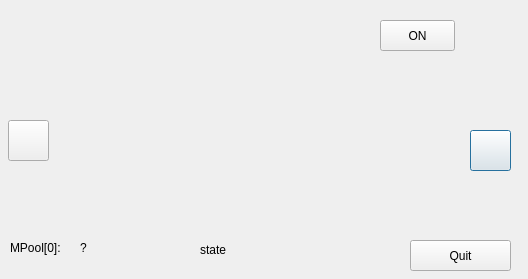
<?xml version="1.0" encoding="UTF-8"?>
<ui version="4.0">
 <class>Gui</class>
 <widget class="QDialog" name="Gui">
  <property name="geometry">
   <rect>
    <x>0</x>
    <y>0</y>
    <width>528</width>
    <height>279</height>
   </rect>
  </property>
  <property name="sizePolicy">
   <sizepolicy hsizetype="Fixed" vsizetype="Fixed">
    <horstretch>0</horstretch>
    <verstretch>0</verstretch>
   </sizepolicy>
  </property>
  <property name="windowTitle">
   <string>Dialog</string>
  </property>
  <property name="windowIcon">
   <iconset>
    <normaloff>res/qp.ico</normaloff>res/qp.ico</iconset>
  </property>
  <widget class="QPushButton" name="m_pedsButton1">
   <property name="geometry">
    <rect>
     <x>470</x>
     <y>130</y>
     <width>41</width>
     <height>41</height>
    </rect>
   </property>
   <property name="cursor">
    <cursorShape>PointingHandCursor</cursorShape>
   </property>
   <property name="autoFillBackground">
    <bool>false</bool>
   </property>
   <property name="text">
    <string/>
   </property>
   <property name="icon">
    <iconset resource="gui.qrc">
     <normaloff>:/res/BTN_UP.png</normaloff>:/res/BTN_UP.png</iconset>
   </property>
   <property name="iconSize">
    <size>
     <width>43</width>
     <height>45</height>
    </size>
   </property>
  </widget>
  <widget class="QPushButton" name="m_quitButton">
   <property name="geometry">
    <rect>
     <x>410</x>
     <y>240</y>
     <width>101</width>
     <height>31</height>
    </rect>
   </property>
   <property name="text">
    <string>Quit</string>
   </property>
  </widget>
  <widget class="QLabel" name="label">
   <property name="geometry">
    <rect>
     <x>10</x>
     <y>240</y>
     <width>71</width>
     <height>16</height>
    </rect>
   </property>
   <property name="text">
    <string>MPool[0]:</string>
   </property>
  </widget>
  <widget class="QLabel" name="m_epoolLabel">
   <property name="geometry">
    <rect>
     <x>80</x>
     <y>240</y>
     <width>51</width>
     <height>16</height>
    </rect>
   </property>
   <property name="text">
    <string>?</string>
   </property>
  </widget>
  <widget class="QLabel" name="m_crossing">
   <property name="geometry">
    <rect>
     <x>10</x>
     <y>10</y>
     <width>498</width>
     <height>220</height>
    </rect>
   </property>
   <property name="text">
    <string/>
   </property>
   <property name="pixmap">
    <pixmap resource="gui.qrc">:/res/crossing.png</pixmap>
   </property>
  </widget>
  <widget class="QLabel" name="m_carsLabel">
   <property name="geometry">
    <rect>
     <x>470</x>
     <y>20</y>
     <width>32</width>
     <height>80</height>
    </rect>
   </property>
   <property name="text">
    <string/>
   </property>
   <property name="pixmap">
    <pixmap resource="gui.qrc">:/res/cars_red.png</pixmap>
   </property>
  </widget>
  <widget class="QLabel" name="m_pedsLabel">
   <property name="geometry">
    <rect>
     <x>20</x>
     <y>50</y>
     <width>32</width>
     <height>32</height>
    </rect>
   </property>
   <property name="text">
    <string/>
   </property>
   <property name="pixmap">
    <pixmap resource="gui.qrc">:/res/peds_blank.png</pixmap>
   </property>
  </widget>
  <widget class="QPushButton" name="m_onOffButton">
   <property name="geometry">
    <rect>
     <x>380</x>
     <y>20</y>
     <width>75</width>
     <height>31</height>
    </rect>
   </property>
   <property name="text">
    <string>ON</string>
   </property>
  </widget>
  <widget class="QLabel" name="m_stateLabel">
   <property name="geometry">
    <rect>
     <x>200</x>
     <y>240</y>
     <width>151</width>
     <height>20</height>
    </rect>
   </property>
   <property name="text">
    <string>state</string>
   </property>
  </widget>
  <widget class="QPushButton" name="m_pedsButton2">
   <property name="geometry">
    <rect>
     <x>8</x>
     <y>120</y>
     <width>41</width>
     <height>41</height>
    </rect>
   </property>
   <property name="cursor">
    <cursorShape>PointingHandCursor</cursorShape>
   </property>
   <property name="autoFillBackground">
    <bool>false</bool>
   </property>
   <property name="text">
    <string/>
   </property>
   <property name="icon">
    <iconset resource="gui.qrc">
     <normaloff>:/res/BTN_UP.png</normaloff>:/res/BTN_UP.png</iconset>
   </property>
   <property name="iconSize">
    <size>
     <width>43</width>
     <height>45</height>
    </size>
   </property>
  </widget>
  <zorder>m_crossing</zorder>
  <zorder>m_pedsButton1</zorder>
  <zorder>m_quitButton</zorder>
  <zorder>label</zorder>
  <zorder>m_epoolLabel</zorder>
  <zorder>m_carsLabel</zorder>
  <zorder>m_pedsLabel</zorder>
  <zorder>m_onOffButton</zorder>
  <zorder>m_stateLabel</zorder>
  <zorder>m_pedsButton2</zorder>
 </widget>
 <tabstops>
  <tabstop>m_pedsButton1</tabstop>
  <tabstop>m_quitButton</tabstop>
 </tabstops>
 <resources>
  <include location="gui.qrc"/>
 </resources>
 <connections>
  <connection>
   <sender>m_quitButton</sender>
   <signal>clicked()</signal>
   <receiver>Gui</receiver>
   <slot>onQuit()</slot>
   <hints>
    <hint type="sourcelabel">
     <x>435</x>
     <y>241</y>
    </hint>
    <hint type="destinationlabel">
     <x>193</x>
     <y>268</y>
    </hint>
   </hints>
  </connection>
  <connection>
   <sender>m_pedsButton1</sender>
   <signal>pressed()</signal>
   <receiver>Gui</receiver>
   <slot>onPedsPressed()</slot>
   <hints>
    <hint type="sourcelabel">
     <x>509</x>
     <y>143</y>
    </hint>
    <hint type="destinationlabel">
     <x>180</x>
     <y>212</y>
    </hint>
   </hints>
  </connection>
  <connection>
   <sender>Gui</sender>
   <signal>finished(int)</signal>
   <receiver>Gui</receiver>
   <slot>onQuit()</slot>
   <hints>
    <hint type="sourcelabel">
     <x>315</x>
     <y>27</y>
    </hint>
    <hint type="destinationlabel">
     <x>278</x>
     <y>36</y>
    </hint>
   </hints>
  </connection>
  <connection>
   <sender>m_onOffButton</sender>
   <signal>pressed()</signal>
   <receiver>Gui</receiver>
   <slot>onOnPressed()</slot>
   <hints>
    <hint type="sourcelabel">
     <x>402</x>
     <y>42</y>
    </hint>
    <hint type="destinationlabel">
     <x>332</x>
     <y>269</y>
    </hint>
   </hints>
  </connection>
  <connection>
   <sender>m_onOffButton</sender>
   <signal>released()</signal>
   <receiver>Gui</receiver>
   <slot>onOnReleased()</slot>
   <hints>
    <hint type="sourcelabel">
     <x>424</x>
     <y>35</y>
    </hint>
    <hint type="destinationlabel">
     <x>354</x>
     <y>264</y>
    </hint>
   </hints>
  </connection>
  <connection>
   <sender>m_pedsButton2</sender>
   <signal>pressed()</signal>
   <receiver>Gui</receiver>
   <slot>onPedsPressed()</slot>
   <hints>
    <hint type="sourcelabel">
     <x>39</x>
     <y>151</y>
    </hint>
    <hint type="destinationlabel">
     <x>118</x>
     <y>248</y>
    </hint>
   </hints>
  </connection>
  <connection>
   <sender>m_pedsButton1</sender>
   <signal>released()</signal>
   <receiver>Gui</receiver>
   <slot>onPedsReleased()</slot>
   <hints>
    <hint type="sourcelabel">
     <x>492</x>
     <y>155</y>
    </hint>
    <hint type="destinationlabel">
     <x>233</x>
     <y>235</y>
    </hint>
   </hints>
  </connection>
  <connection>
   <sender>m_pedsButton2</sender>
   <signal>released()</signal>
   <receiver>Gui</receiver>
   <slot>onPedsReleased()</slot>
   <hints>
    <hint type="sourcelabel">
     <x>20</x>
     <y>154</y>
    </hint>
    <hint type="destinationlabel">
     <x>78</x>
     <y>260</y>
    </hint>
   </hints>
  </connection>
 </connections>
 <slots>
  <slot>onQuit()</slot>
  <slot>onOnPressed()</slot>
  <slot>onOnReleased()</slot>
  <slot>onPedsPressed()</slot>
  <slot>onPedsReleased()</slot>
 </slots>
</ui>
